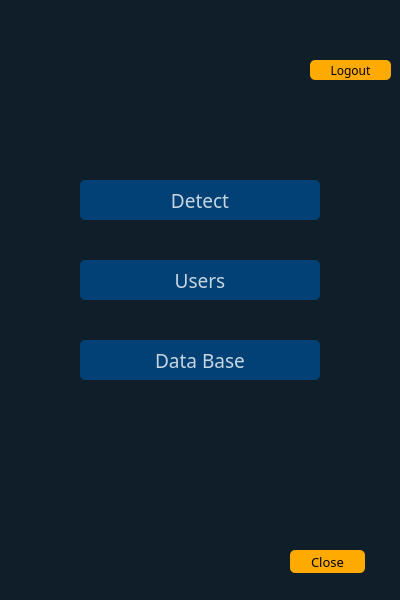
<?xml version="1.0" encoding="UTF-8"?>
<ui version="4.0">
 <class>Form</class>
 <widget class="QWidget" name="Form">
  <property name="geometry">
   <rect>
    <x>0</x>
    <y>0</y>
    <width>400</width>
    <height>600</height>
   </rect>
  </property>
  <property name="font">
   <font>
    <family>Arial Rounded MT Bold</family>
   </font>
  </property>
  <property name="windowTitle">
   <string>Form</string>
  </property>
  <property name="styleSheet">
   <string notr="true">background-color:rgba(16,30,41,240);
color:rgb(255, 255, 255);
</string>
  </property>
  <widget class="QWidget" name="widget" native="true">
   <property name="geometry">
    <rect>
     <x>0</x>
     <y>0</y>
     <width>400</width>
     <height>600</height>
    </rect>
   </property>
   <property name="styleSheet">
    <string notr="true">background-color:rgba(16,30,41,240);
</string>
   </property>
   <widget class="QPushButton" name="pushButton">
    <property name="geometry">
     <rect>
      <x>80</x>
      <y>180</y>
      <width>240</width>
      <height>40</height>
     </rect>
    </property>
    <property name="font">
     <font>
      <family>Arial Rounded MT Bold</family>
      <pointsize>14</pointsize>
      <weight>50</weight>
      <bold>false</bold>
     </font>
    </property>
    <property name="styleSheet">
     <string notr="true">QPushButton#pushButton{
background-color:rgba(2,65,118,255);
color:rgba(255, 255, 255, 200);
border-radius:5px;
}
QPushButton#pushButton:pressed{
padding-left:5px;
padding-top:5px;
background-color:rgba(2,65,118,100);
background-position:calc(100%-10px)center;
}
QPushButton#pushButton:hover{
background-color:rgba(2,65,118, 255);
}
</string>
    </property>
    <property name="text">
     <string>Detect</string>
    </property>
    <property name="icon">
     <iconset resource="../img/img.qrc">
      <normaloff>:/newPrefix/face-detection (1).png</normaloff>:/newPrefix/face-detection (1).png</iconset>
    </property>
    <property name="iconSize">
     <size>
      <width>35</width>
      <height>35</height>
     </size>
    </property>
   </widget>
   <widget class="QPushButton" name="pushButton_2">
    <property name="geometry">
     <rect>
      <x>310</x>
      <y>60</y>
      <width>81</width>
      <height>20</height>
     </rect>
    </property>
    <property name="font">
     <font>
      <family>Arial Rounded MT Bold</family>
      <pointsize>9</pointsize>
      <weight>50</weight>
      <bold>false</bold>
     </font>
    </property>
    <property name="styleSheet">
     <string notr="true">QPushButton#pushButton_2{
background-color:rgb(255, 170, 0);
	color: rgb(0, 0, 0);
border-radius:5px;
}
QPushButton#pushButton_2:pressed{
padding-left:5px;
padding-top:5px;
background-color:rgb(255, 170, 0);
background-position:calc(100%-10px)center;
}
QPushButton#pushButton_2:hover{
background-color:rgb(255, 170, 0);
}</string>
    </property>
    <property name="text">
     <string>Logout</string>
    </property>
   </widget>
   <widget class="QPushButton" name="pushButton_3">
    <property name="geometry">
     <rect>
      <x>290</x>
      <y>550</y>
      <width>75</width>
      <height>23</height>
     </rect>
    </property>
    <property name="font">
     <font>
      <family>Arial Rounded MT Bold</family>
      <pointsize>10</pointsize>
     </font>
    </property>
    <property name="styleSheet">
     <string notr="true">QPushButton#pushButton_3{
background-color:rgb(255, 170, 0);
	color: rgb(0, 0, 0);
border-radius:5px;
}
QPushButton#pushButton_3:pressed{
padding-left:5px;
padding-top:5px;
background-color:rgb(255, 170, 0);
background-position:calc(100%-10px)center;
}
QPushButton#pushButton_3:hover{
background-color:rgb(255, 170, 0);
}</string>
    </property>
    <property name="text">
     <string>Close</string>
    </property>
   </widget>
   <widget class="QLabel" name="label">
    <property name="geometry">
     <rect>
      <x>240</x>
      <y>20</y>
      <width>151</width>
      <height>31</height>
     </rect>
    </property>
    <property name="sizePolicy">
     <sizepolicy hsizetype="Minimum" vsizetype="Fixed">
      <horstretch>0</horstretch>
      <verstretch>0</verstretch>
     </sizepolicy>
    </property>
    <property name="font">
     <font>
      <family>Agency FB</family>
      <pointsize>12</pointsize>
      <weight>75</weight>
      <bold>true</bold>
     </font>
    </property>
    <property name="styleSheet">
     <string notr="true">color:rgb(255, 255, 255);</string>
    </property>
    <property name="text">
     <string/>
    </property>
   </widget>
   <widget class="QPushButton" name="pushButton_4">
    <property name="geometry">
     <rect>
      <x>80</x>
      <y>340</y>
      <width>240</width>
      <height>40</height>
     </rect>
    </property>
    <property name="font">
     <font>
      <family>Arial Rounded MT Bold</family>
      <pointsize>14</pointsize>
      <weight>50</weight>
      <bold>false</bold>
     </font>
    </property>
    <property name="styleSheet">
     <string notr="true">QPushButton#pushButton_4{
background-color:rgba(2,65,118,255);
color:rgba(255, 255, 255, 200);
border-radius:5px;
}
QPushButton#pushButton_4:pressed{
padding-left:5px;
padding-top:5px;
background-color:rgba(2,65,118,100);
background-position:calc(100%-10px)center;
}
QPushButton#pushButton_4:hover{
background-color:rgba(2,65,118, 255);
}
</string>
    </property>
    <property name="text">
     <string>Data Base</string>
    </property>
    <property name="icon">
     <iconset resource="../img/img.qrc">
      <normaloff>:/newPrefix/data-transfer.png</normaloff>:/newPrefix/data-transfer.png</iconset>
    </property>
    <property name="iconSize">
     <size>
      <width>35</width>
      <height>35</height>
     </size>
    </property>
   </widget>
   <widget class="QPushButton" name="pushButton_6">
    <property name="geometry">
     <rect>
      <x>80</x>
      <y>260</y>
      <width>240</width>
      <height>40</height>
     </rect>
    </property>
    <property name="font">
     <font>
      <family>Arial Rounded MT Bold</family>
      <pointsize>14</pointsize>
      <weight>50</weight>
      <bold>false</bold>
     </font>
    </property>
    <property name="styleSheet">
     <string notr="true">QPushButton#pushButton_6{
background-color:rgba(2,65,118,255);
color:rgba(255, 255, 255, 200);
border-radius:5px;
}
QPushButton#pushButton_6:pressed{
padding-left:5px;
padding-top:5px;
background-color:rgba(2,65,118,100);
background-position:calc(100%-10px)center;
}
QPushButton#pushButton_6:hover{
background-color:rgba(2,65,118, 255);
}
</string>
    </property>
    <property name="text">
     <string>Users</string>
    </property>
    <property name="icon">
     <iconset resource="../img/img.qrc">
      <normaloff>:/newPrefix/community.png</normaloff>:/newPrefix/community.png</iconset>
    </property>
    <property name="iconSize">
     <size>
      <width>35</width>
      <height>35</height>
     </size>
    </property>
   </widget>
  </widget>
 </widget>
 <resources>
  <include location="../img/img.qrc"/>
 </resources>
 <connections/>
</ui>
